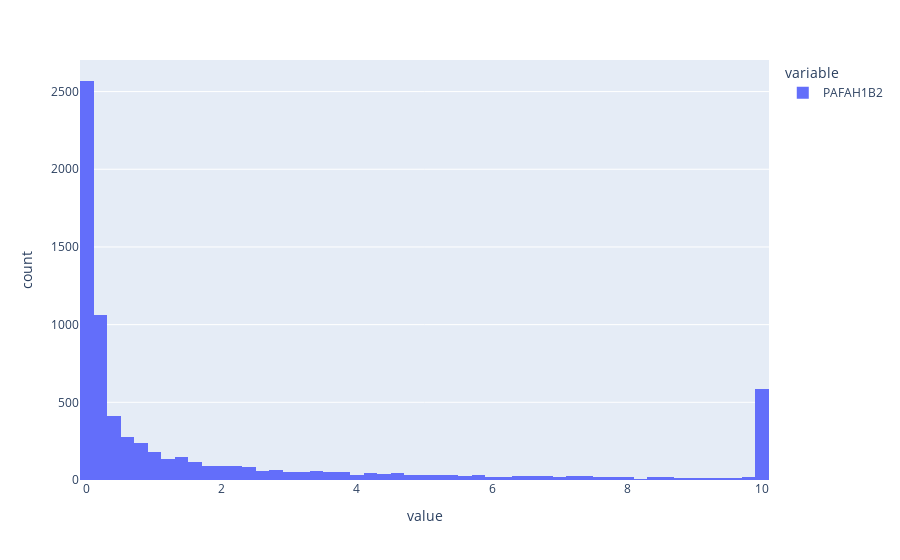

Write notebook code for a chart like this one.
### Code cell
fig = px.histogram(
    tpm_formatted.loc['PAFAH1B2'].T.clip(upper=10)
)

fig.show()

### Figure 1 — Plotly figure (JSON) as saved in the notebook; plotly's stock layout.template omitted (floating-point values rounded to 4 significant figures; data arrays with more than 128 entries replaced by an {"elided": "..."} marker saying what was removed)
{"data": [{"alignmentgroup": "True", "bingroup": "x", "hovertemplate": "variable=PAFAH1B2<br>value=%{x}<br>count=%{y}<extra></extra>", "legendgroup": "PAFAH1B2", "marker": {"color": "#636efa", "pattern": {"shape": ""}}, "name": "PAFAH1B2", "offsetgroup": "PAFAH1B2", "orientation": "v", "showlegend": true, "type": "histogram", "x": {"elided": "7186 float values"}, "xaxis": "x", "yaxis": "y"}], "layout": {"autosize": true, "barmode": "relative", "legend": {"title": {"text": "variable"}, "tracegroupgap": 0}, "margin": {"t": 60}, "xaxis": {"anchor": "y", "autorange": true, "domain": [0, 1], "range": [-0.1, 10.1], "title": {"text": "value"}, "type": "linear"}, "yaxis": {"anchor": "x", "autorange": true, "domain": [0, 1], "range": [0, 2703.0], "title": {"text": "count"}}}}
